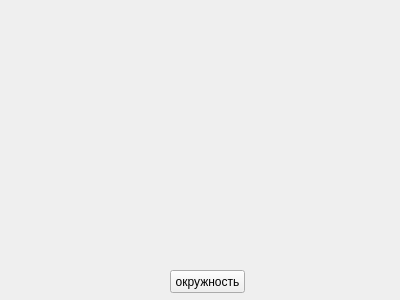
<?xml version="1.0" encoding="UTF-8"?>
<ui version="4.0">
 <class>Form</class>
 <widget class="QWidget" name="Form">
  <property name="geometry">
   <rect>
    <x>0</x>
    <y>0</y>
    <width>400</width>
    <height>300</height>
   </rect>
  </property>
  <property name="windowTitle">
   <string>Form</string>
  </property>
  <widget class="QPushButton" name="button">
   <property name="geometry">
    <rect>
     <x>170</x>
     <y>270</y>
     <width>75</width>
     <height>23</height>
    </rect>
   </property>
   <property name="text">
    <string>окружность</string>
   </property>
  </widget>
 </widget>
 <resources/>
 <connections/>
</ui>
